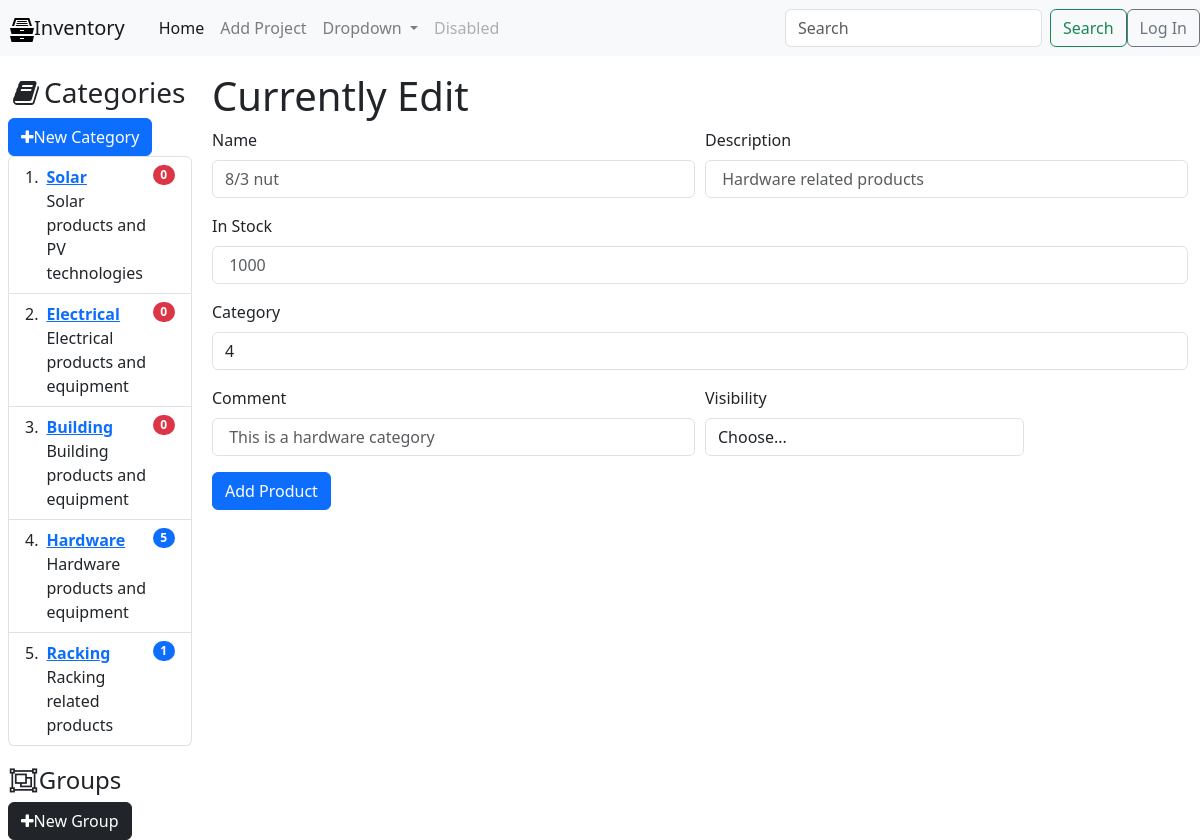
The app's page /productinfo/1/edit with its own data.
### tables this page shows
CREATE TABLE categories (
  id INTEGER PRIMARY KEY AUTOINCREMENT,
  name VARCHAR(255),
  description TEXT NOT NULL DEFAULT '',
  comment TEXT DEFAULT NULL,
  datetime_added TIMESTAMP DEFAULT CURRENT_TIMESTAMP,
  last_modified TIMESTAMP DEFAULT CURRENT_TIMESTAMP
);

CREATE TABLE products (
  id INTEGER PRIMARY KEY AUTOINCREMENT,
  id_category INTEGER NOT NULL DEFAULT 0,
  id_media INTEGER NOT NULL DEFAULT 0,
  name VARCHAR(255),
  brand VARCHAR(30),
  description TEXT NOT NULL DEFAULT '',
  instock INTEGER NOT NULL DEFAULT 0,
  comment TEXT NOT NULL DEFAULT '',
  visible INT(1) NOT NULL,
  datetime_added TIMESTAMP DEFAULT CURRENT_TIMESTAMP,
  last_modified TIMESTAMP DEFAULT CURRENT_TIMESTAMP
);

### main.py (the view)
@app.route('/productinfo/<int:id>/edit', methods=('GET', 'POST'))
def editProduct(id):
    info = get_product_info(id)
    return render_template('editproduct.html',
                           info=info,
                           categories=get_categories_ls())

### main.py (called while the page is built)
def get_db_connection():
    conn = sqlite3.connect('database.db')
    conn.row_factory = sqlite3.Row
    return conn

def get_categories_ls():
    conn = get_db_connection()
    cur = conn.cursor()
    cur.execute(
        "SELECT c.id AS id, c.name AS name, c.description AS description, c.comment AS comment, COUNT(p.id) AS products_count FROM categories c LEFT JOIN products p ON c.id = p.id_category GROUP BY c.id, c.name"
    )
    categories = cur.fetchall()
    conn.close()
    return categories

def get_product_info(id):
    conn = get_db_connection()
    cur = conn.cursor()
    cur.execute("SELECT * FROM products WHERE id = ?", (id, ))
    product = cur.fetchone()
    conn.close()
    return product

### templates/editproduct.html (shortened to what this page needs)
{% extends 'base.html' %}
{% block content %}
    <h1>Currently Edit {{title}}</h1>
<form method="POST">
  <div class="form-row">
    <div class="form-group col-md-6">
      <label for="inputName">Name</label>
      <input type="text"
        class="form-control"
        name="name"
        placeholder="{{ info['name'] }}"
        id="name"
        required=""
        value="{{ request.form['name'] }}">
    </div>
    <div class="form-group col-md-6">
      <label for="inputText">Description</label>
      <input type="text"
        class="form-control"
        name="description"
        placeholder=" {{ info['description'] }}"
        id="description"
        required=""
        value="{{ request.form['description'] }}">
    </div>
  </div>
  <div class="form-group">
    <label for="inputStock">In Stock</label>
    <input type="number"
      class="form-control"
      name="instock"
      placeholder=" {{ info['instock'] }}"
      id="instock"
      required=""
      value="{{ request.form['instock'] }}">
  </div>
  <div class="form-group">
    <label for="inputCategory">Category</label>
    <select name="category" id="category" class="form-control">
      <option selected> {{ info['id_category'] }}</option>
    </select>
  </div>
  <div class="form-row">
    <div class="form-group col-md-6">
      <label for="inputComment">Comment</label>
      <input type="text"
        class="form-control"
        name="comment"
        placeholder=" {{ info['comment'] }}"
        id="comment"
        required=""
        value="{{ request.form['comment'] }}">
    </div>
    <div class="form-group col-md-4">
      <label for="inputVisible">Visibility</label>
      <select name="visible" id="visible" class="form-control">
        <option selected>Choose...</option>
      </select>
    </div>
  </div>
  <button type="submit" class="btn btn-primary">Add Product</button>
</form>
{% endblock %}

### templates/base.html (shortened to what this page needs)
<!DOCTYPE html>
<html lang="en">
  <head>
      <link rel="stylesheet" href="{{ url_for('static', filename='font-awesome/css/font-awesome.min.css') }}">
    <link rel="stylesheet" href="{{ url_for('static', filename='css/styles.css') }}">
    <link rel="stylesheet" href="https://cdn.jsdelivr.net/npm/bootstrap@4.5.3/dist/css/bootstrap.min.css">
    <link rel="stylesheet" href="https://cdn.jsdelivr.net/npm/bootstrap@5.3.3/dist/css/bootstrap.min.css">
    <link rel="stylesheet" href="https://cdn.jsdelivr.net/npm/bootstrap-icons@1.11.3/font/bootstrap-icons.css">
    <link rel="stylesheet" href="https://cdn.jsdelivr.net/npm/bootstrap-table@1.22.6/dist/bootstrap-table.min.css">
  </head>
  <body>
      <nav class="navbar navbar-expand-lg navbar-light bg-light">
        <a class="spacing navbar-brand" href="/">Inventory</a>
        <div class="collapse navbar-collapse" id="navbarSupportedContent">
          <ul class="navbar-nav mr-auto">
            <li class="nav-item active">
              <a class="nav-link" href="/">Home <span class="sr-only">(current)</span></a>
            </li>
            <li class="nav-item">
              <a class="nav-link" href="{{ url_for('addproject') }}">Add Project</a>
            </li>
            <li class="nav-item dropdown">
              <a class="nav-link dropdown-toggle" href="#" id="navbarDropdown" role="button" data-toggle="dropdown" aria-haspopup="true" aria-expanded="false">
                Dropdown
              </a>
            </li>
            <li class="nav-item">
              <a class="nav-link disabled" href="#" tabindex="-1" aria-disabled="true">Disabled</a>
            </li>
          </ul>
          <form class="form-inline my-2 my-lg-0">
            <input class="form-control mr-sm-2" type="search" placeholder="Search" aria-label="Search">
            <button class="btn btn-outline-success my-2 my-sm-0" type="submit">Search</button>
          </form>
          <a href="{{ url_for('login') }}">
          <button type="button" class="btn btn-outline-secondary">Log In</button></a>
        </div>
      </nav>
    <div class="container-fluid">
    <div class="row flex-nowrap">
      <div class="col-auto col-md-3 col-xl-2 px-sm-2 px-0">
        <h3 style="padding-top: 20px;"><i class="fa fa-book fa-fw" aria-hidden="true"></i>Categories</h3>
        <div id="toolbar">
          <a href="/addcategory/"><button type="button" class="btn btn-primary"><i class="fa fa-plus"></i>New Category</button></a>
        </div>
        <ol class="list-group list-group-numbered">
          {% for category in categories %}
          {% if title==category['name'] %}
          <li class="list-group-item d-flex justify-content-between align-items-start bg-primary text-light">
          {% else %}
            <li class="list-group-item d-flex justify-content-between align-items-start">
              {% endif %}
            <div class="ms-2 me-auto">
              <div class="fw-bold">
                {% if title==category['name'] %}
                <a class="link-light" href="{{ url_for('category', id=category['id']) }}">{{ category['name']}}</a>
                {% else %}
                <a href="{{ url_for('category', id=category['id']) }}">{{ category['name']}}</a>
                {% endif %}
              </div>
              {{category['description']}}
            </div>
              {% if title==category['name'] %}
              <span class="badge text-bg-light rounded-pill">{{category['products_count']}}</span>
              {% else %}
              {% if category['products_count'] == 0 %}
              <span class="badge text-bg-danger rounded-pill">{{category['products_count']}}</span>
              {% else %}
              <span class="badge text-bg-primary rounded-pill">{{category['products_count']}}</span>
              {% endif %}
              {% endif %}
          </li>
          {% endfor %}
        </ol>
        <h4 style="padding-top: 20px;"><i class="fa fa-object-group fa-fw" aria-hidden="true"></i>Groups</h4>
        <div id="toolbar">
          <a href="/addcategory/"><button type="button" class="btn btn-dark"><i class="fa fa-plus"></i>New Group</button></a>
        </div>
      </div>
      <div class="col py-3 content">
          {% block content %} {% endblock %}
      </div>
    </div>
      </div>
  </body>
</html>

### static/css/styles.css (style rules this page uses)
.spacing { padding-left: 10px; padding-right: 10px; }

### records on screen
categories: name "Solar", description "Solar products and PV technologies", products_count "0"
categories: name "Electrical", description "Electrical products and equipment", products_count "0"
categories: name "Building", description "Building products and equipment", products_count "0"
categories: name "Hardware", description "Hardware products and equipment", products_count "5"
categories: name "Racking", description "Racking related products", products_count "1"
products: name "8/3 nut", description "Hardware related products", instock "1000", category "4", comment "This is a hardware category"
